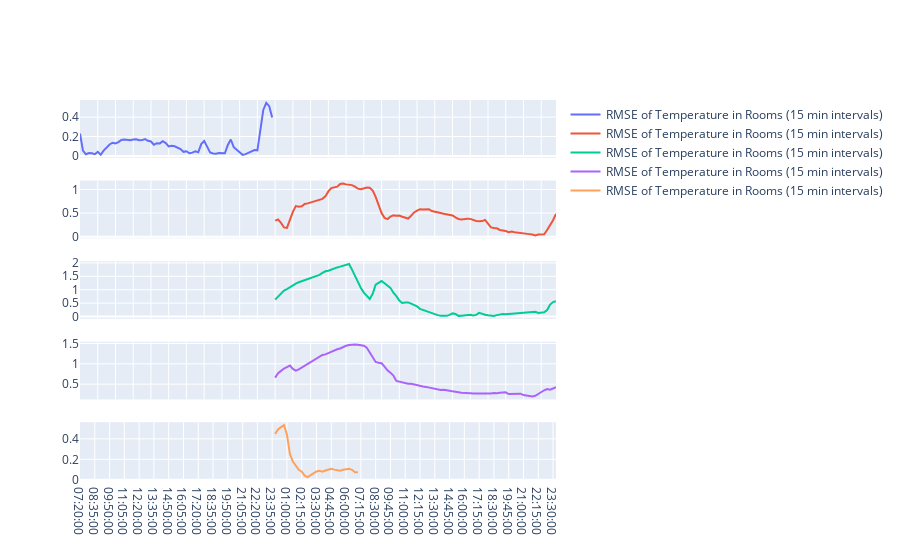

Notebook cell for this chart:
### Code cell
fig = make_subplots(rows=5, cols=1, shared_xaxes=True,)

for df0, df1, rmse_df, ix in zip(df0_days, df1_days, rmse_days_dict.values(), range(len(rmse_days_dict))):
    fig.add_trace(go.Scatter(
    x=rmse_df.index.time,
    y=rmse_df[0],
    name="RMSE of Temperature in Rooms (15 min intervals)"
    ), row=ix+1, col=1)

fig.show()
